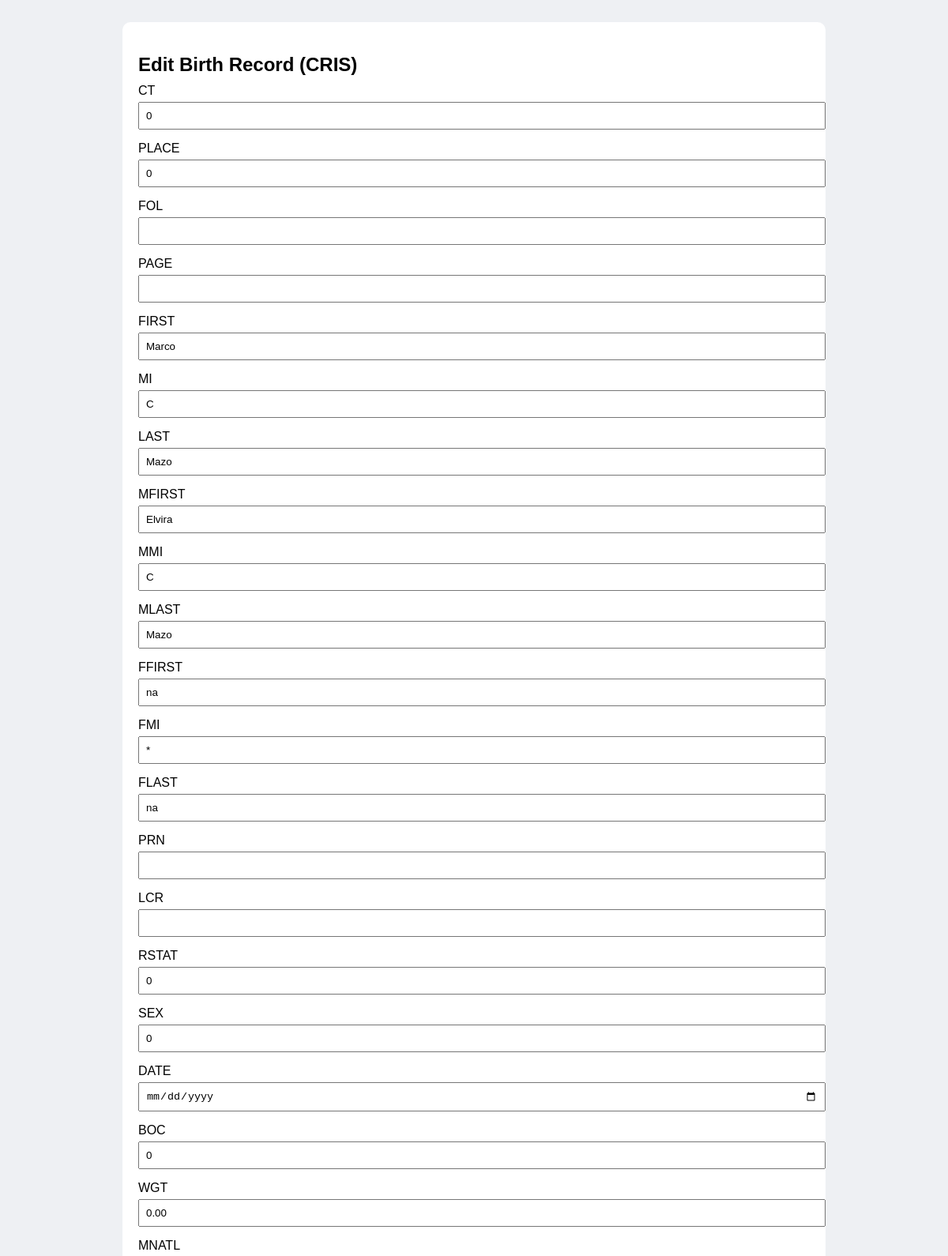
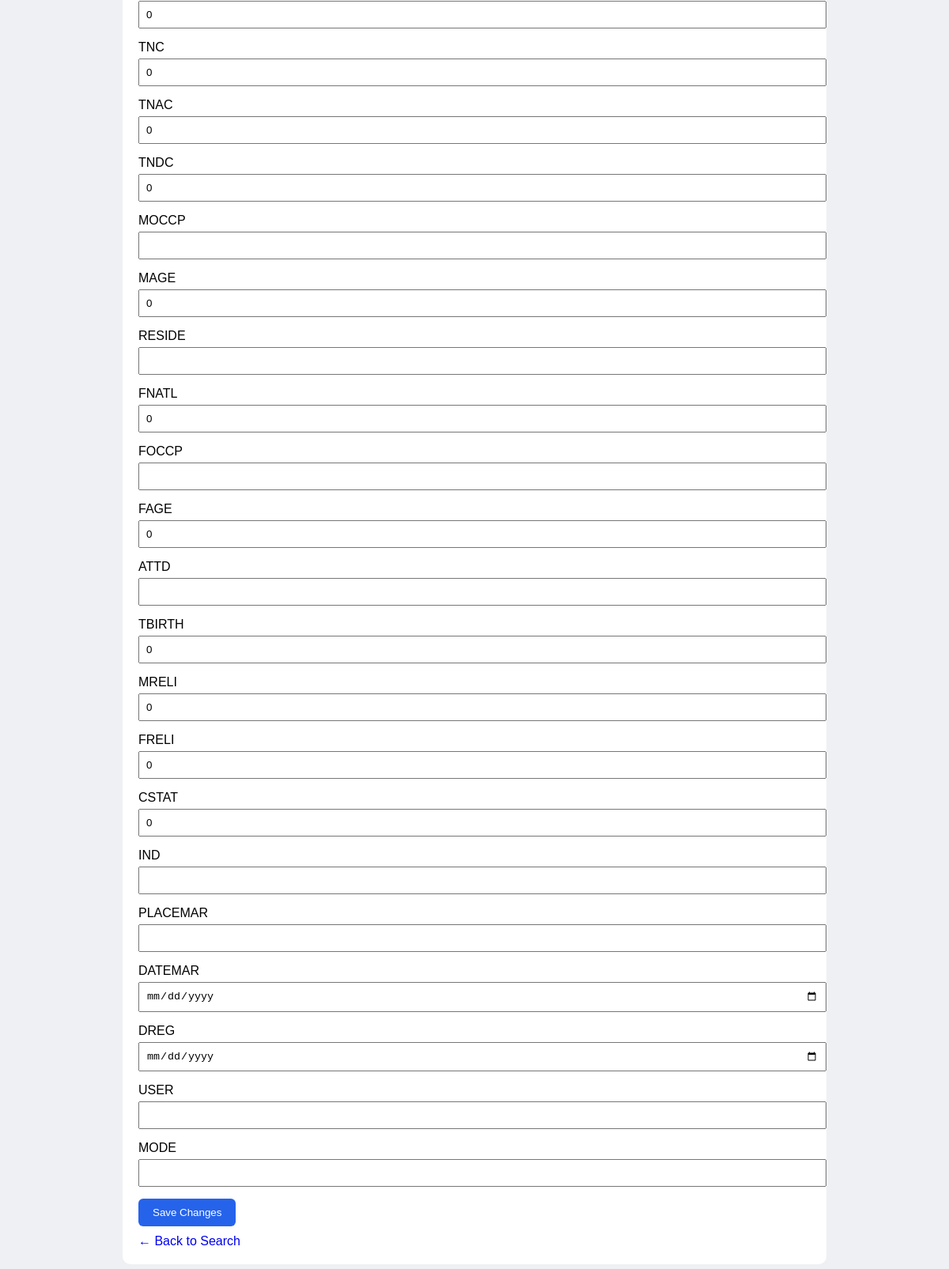
Screenshot of /edit_birth_cris.php?id=1 (signed in) with the database file from the repository (2 pictures, top to bottom).
### tables this page shows
CREATE TABLE `birth` (
  `ID` int(11) NOT NULL,
  `CT` tinyint(4) DEFAULT NULL COMMENT 'Certificate Type: 1 = Marriage, 2 = Birth, 3 = Death',
  `PLACE` int(11) DEFAULT NULL COMMENT 'Place Code (16014 = BASUD) — Refer to Place Code',
  `FOL` varchar(10) DEFAULT NULL COMMENT 'Book Number',
  `PAGE` varchar(10) DEFAULT NULL COMMENT 'Page Number (Of Book Number)',
  `FIRST` varchar(100) DEFAULT NULL COMMENT 'First Name (Child)',
  `MI` char(1) DEFAULT NULL COMMENT 'Middle Initial (Child)',
  `LAST` varchar(100) DEFAULT NULL COMMENT 'Last Name (Child)',
  `MFIRST` varchar(100) DEFAULT NULL COMMENT 'Mother''s First Name',
  `MMI` char(1) DEFAULT NULL COMMENT 'Mother''s Middle Initial',
  `MLAST` varchar(100) DEFAULT NULL COMMENT 'Mother''s Last Name',
  `FFIRST` varchar(100) DEFAULT NULL COMMENT 'Father''s First Name',
  `FMI` char(1) DEFAULT NULL COMMENT 'Father''s Middle Initial',
  `FLAST` varchar(100) DEFAULT NULL COMMENT 'Father''s Last Name',
  `PRN` varchar(50) DEFAULT NULL COMMENT 'Not Displayed/Used',
  `LCR` varchar(50) DEFAULT NULL COMMENT 'LCR No./Registry Number',
  `RSTAT` tinyint(4) DEFAULT NULL COMMENT 'Registration Status: 1 = Timely, 2 = Delayed',
  `SEX` tinyint(4) DEFAULT NULL COMMENT 'Sex: 1 = Male, 2 = Female',
  `DATE` date DEFAULT NULL COMMENT 'Date of Birth (MM/DD/YYYY)',
  `BOC` int(11) DEFAULT NULL COMMENT 'Birth Order',
  `WGT` decimal(5,2) DEFAULT NULL COMMENT 'Weight on Birth (kg)',
  `MNATL` tinyint(4) DEFAULT NULL COMMENT 'Mother''s Nationality: 1 = Filipino',
  `TNC` int(11) DEFAULT NULL COMMENT 'Total No. of Children Born Alive',
  `TNAC` int(11) DEFAULT NULL COMMENT 'No. of Children still living including this birth',
  `TNDC` int(11) DEFAULT NULL COMMENT 'No. of Children born alive but are now dead',
  `MOCCP` varchar(50) DEFAULT NULL COMMENT 'Mother''s Occupation — Refer to Work Code Sheet',
  `MAGE` int(11) DEFAULT NULL COMMENT 'Mother''s Age',
  `RESIDE` varchar(255) DEFAULT NULL COMMENT 'Mother''s Residence',
  `FNATL` tinyint(4) DEFAULT NULL COMMENT 'Father''s Nationality: 1=Filipino, 2=Chinese, 3=American, 4=Spanish, 5=Japanese, 6=Australian, 7=Iranian, 8=German, 9=NOT STATED, 0=OTHERS',
  `FOCCP` varchar(50) DEFAULT NULL COMMENT 'Father''s Occupation — Refer to Work Code Sheet',
  `FAGE` int(11) DEFAULT NULL COMMENT 'Father''s Age',
  `ATTD` varchar(50) DEFAULT NULL COMMENT 'Attendant at Birth',
  `TBIRTH` tinyint(4) DEFAULT NULL COMMENT 'Type of Birth: 1=Single, 2=Twin, 3=Triplet, etc.',
  `MRELI` tinyint(4) DEFAULT NULL COMMENT 'Mother''s Religion: 1=Roman Catholic, 2=Aglipay, 3=Islam, 4=Iglesia Ni Kristo, 5=United Churches of Christ, 6=Buddhist, 7=Latter Day Saints, 8=Jehovah''s Witness, 9=Not Stated, 10=Others',
  `FRELI` tinyint(4) DEFAULT NULL COMMENT 'Father''s Religion: same as MRELI codes',
  `CSTAT` tinyint(4) DEFAULT NULL COMMENT 'Civil Status of Parents: 1=Married, 2=Not Married',
  `IND` varchar(50) DEFAULT NULL COMMENT 'Not Displayed/Used',
  `PLACEMAR` varchar(255) DEFAULT NULL COMMENT 'Place of Marriage of Parents',
  `DATEMAR` date DEFAULT NULL COMMENT 'Date of Marriage of Parents',
  `DREG` date DEFAULT NULL COMMENT 'Date Registered (MM/DD/YYYY)',
  `USER` varchar(100) DEFAULT NULL COMMENT 'Not Displayed/Used',
  `DATEMOD` datetime DEFAULT NULL COMMENT 'Date Modified — Not Displayed/Used',
  `MODE` varchar(50) DEFAULT NULL COMMENT 'Not Displayed/Used'
);

### edit_birth_cris.php (the view, shortened to what this page needs)
<?php
$servername = "localhost";
$username = "root";
$password = "";
$dbname = "mbdis_cris";
$conn = new mysqli($servername, $username, $password, $dbname);
$id = intval($_GET['id']);
$sql = "SELECT * FROM birth WHERE ID = ?";
$stmt = $conn->prepare($sql);
$stmt->bind_param("i", $id);
$stmt->execute();
$record = $stmt->get_result()->fetch_assoc();
?>
<!DOCTYPE html>
<html>
<head>
</head>
<body>
<div class="container">
    <h2>Edit Birth Record (CRIS)</h2>
    <form method="POST">
        <?php
        foreach ($record as $field => $value) {
            if ($field === "ID" || $field === "DATEMOD") continue;
            echo "<label>$field</label>";
            if ($field === "DATE" || $field === "DATEMAR" || $field === "DREG") {
                echo "<input type='date' name='$field' value='$value'>";
            } elseif ($field === "WGT") {
                echo "<input type='number' step='0.01' name='$field' value='$value'>";
            } else {
                echo "<input type='text' name='$field' value=\"" . htmlspecialchars($value) . "\">";
            }
        }
        ?>
        <button type="submit">Save Changes</button>
    </form>
    <a href="quick-search-birth.php">← Back to Search</a>
</div>
</body>
</html>

### edit_birth_cris.php (style rules this page uses)
body { font-family: Arial; background: #eef0f3; padding: 20px; }
.container { background: white; padding: 20px; width: 850px; margin: auto; border-radius: 10px; }
input, select { width: 100%; padding: 8px; margin-top: 5px; margin-bottom: 15px; }
button { padding: 10px 18px; background: #2563eb; color: white; border-radius: 6px; border: none; cursor: pointer; }
a { text-decoration: none; display: inline-block; margin-top: 10px; }
h2 { margin-bottom: 10px; }

### rows the page displays
birth: CT "0", PLACE "0", FIRST "Marco", MI "C", LAST "Mazo", MFIRST "Elvira", MMI "C", MLAST "Mazo", FFIRST "na", FMI "*", FLAST "na", RSTAT "0", SEX "0", BOC "0", WGT "0.00", MNATL "0", TNC "0", TNAC "0", TNDC "0", MAGE "0", FNATL "0", FAGE "0", TBIRTH "0", MRELI "0", FRELI "0", CSTAT "0"

### other values shown
$field "CT"
$field "PLACE"
$field "FOL"
$field "PAGE"
$field "FIRST"
$field "MI"
$field "LAST"
$field "MFIRST"
$field "MMI"
$field "MLAST"
$field "FFIRST"
$field "FMI"
$field "FLAST"
$field "PRN"
$field "LCR"
